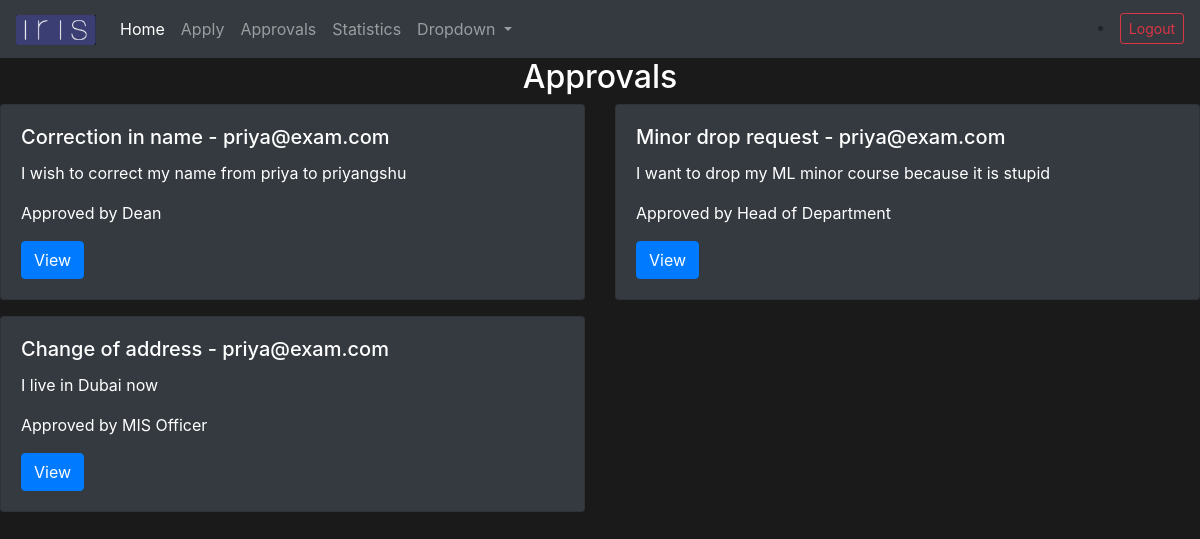
Page /approvals/ (signed in) on the earlier database version.
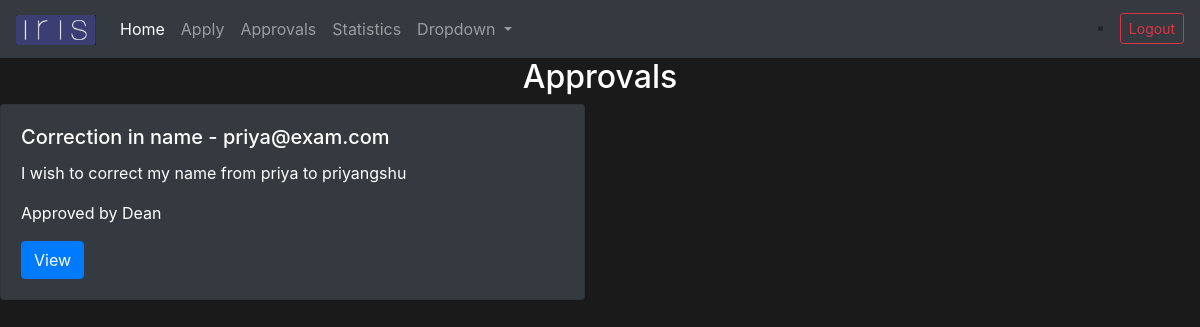
Same page on the later database version.
### approvals/models.py (models this page shows, shortened)
class Request(models.Model):
    STATUS = [
    ("Waiting for approval", "Waiting for approval"),
    ("Approved by MIS Officer", "Approved by MIS Officer"),
    ("Approved by Head of Department", "Approved by Head of Department"),
    ("Approved by Dean", "Approved by Dean"),
    ]
    template_id = models.ForeignKey(Template, null=True, on_delete=models.CASCADE)
    response = models.TextField(max_length=500, null=True)
    status = models.CharField(max_length=100, null=True, default='Waiting for approval', choices=STATUS)
    applicant = models.ForeignKey(User, null=True, on_delete=models.CASCADE)

class Template(models.Model):
    PARTICIPANTS = [
    ("1", "MIS Officer only"),
    ("12", "HOD, MIS Officer"),
    ("123", "Dean Academic, HOD, MIS Officer"),
    ]
    name = models.CharField(max_length=200, null=True)
    archived = models.BooleanField(default=False)
    start_time = models.DateTimeField(auto_now_add=True)
    end_time = models.DateTimeField
    participants = models.CharField(max_length=4, null=True, choices=PARTICIPANTS)
    def __str__(self):
        return self.name

### approvals/views.py (the view)
# urls.py: path('approvals/', views.approvalPage, name='approvals'),
@login_required
def approvalPage(request):
    currentuser = request.user.id
    try:
        position = Role.objects.get(user=currentuser) # Only employees are allowed to view the requests of all students
        if position is not None:
            user_requests = Request.objects.all()
            users = CustomUser.objects.all()
            context = {
            'user_requests': user_requests,
            'users': users,
            }
        else: # Students may only view their own requests
            user_requests = Request.objects.all()
            context = {
            'user_requests': user_requests,
            }
    except:
        user_requests = Request.objects.filter(applicant=request.user)
        context = {
            'user_requests': user_requests,
            }
    return render(request, 'approvals/approvals.html', context)

### approvals/templates/approvals/approvals.html (shortened to what this page needs)
{% extends 'approvals/homepage.html' %}
{% block content %}
<h2 class="text-center text-white"> Approvals </h2>
<div class="row">
    {% for user_request in user_requests %}
    <div class="col-sm-6">
      <div class="card text-white bg-dark mb-3">
        <div class="card-body">
          <h5 class="card-title">{{user_request.template_id}} - {{user_request.applicant}}</h5>
          <p class="card-text">{{user_request.response}}</p>
          <p class="card-text">{{user_request.status}}</p>
          <a href="{% url 'appview' user_request.id %}" class="btn btn-primary">View</a>
        </div>
      </div>
    </div>
    {% endfor %}
  </div>
{% endblock %}

### approvals/templates/approvals/homepage.html (shortened to what this page needs)
{% load static %}
<!doctype html>
<html lang="en">
  <head>
    <link rel="stylesheet" href="https://cdn.jsdelivr.net/npm/bootstrap@4.0.0/dist/css/bootstrap.min.css">
    </head>
  <body class="IRIS">
    {% include 'approvals/navbar.html' %}
    {% block content %}
    {% endblock %}
  </body>
</html>

### approvals/templates/approvals/navbar.html (shortened to what this page needs)
{% load static %}
<nav class="navbar navbar-expand-lg navbar-dark bg-dark">
    <a class="navbar-brand" href="{% url 'home' %}">
        <img src="{% static 'iris.png'%}" width="80" height="30" alt="">
    </a>
    <div class="collapse navbar-collapse" id="navbarSupportedContent">
      <ul class="navbar-nav mr-auto">
        <li class="nav-item active">
          <a class="nav-link" href="{% url 'home' %}">Home <span class="sr-only">(current)</span></a>
        </li>
        <li class="nav-item">
            <a class="nav-link" href="{% url 'apply' %}">Apply</a>
          </li>
        <li class="nav-item">
          <a class="nav-link" href="{% url 'approvals' %}">Approvals</a>
        </li>
        <li class="nav-item">
            <a class="nav-link" href="{% url 'stats' %}">Statistics</a>
          </li>
        <li class="nav-item dropdown">
          <a class="nav-link dropdown-toggle" href="#" id="navbarDropdown" role="button" data-toggle="dropdown" aria-haspopup="true" aria-expanded="false">
            Dropdown
          </a>
        </li>
      </ul>
      <li class="nav-item">
        <a class="btn btn-sm btn-outline-danger" href="{% url 'logout' %}">Logout</a>
      </li>
    </div>
  </nav>

### approvals/templates/approvals/homepage.html (style rules this page uses)
.IRIS { background-color: #1a1a1a !important }

Differences in the rows shown:
removed Request: template_id "Minor drop request", applicant "priya@exam.com", response "I want to drop my ML minor course because it is stupid", status "Approved by Head of Department"
removed Request: template_id "Change of address", applicant "priya@exam.com", response "I live in Dubai now", status "Approved by MIS Officer"
